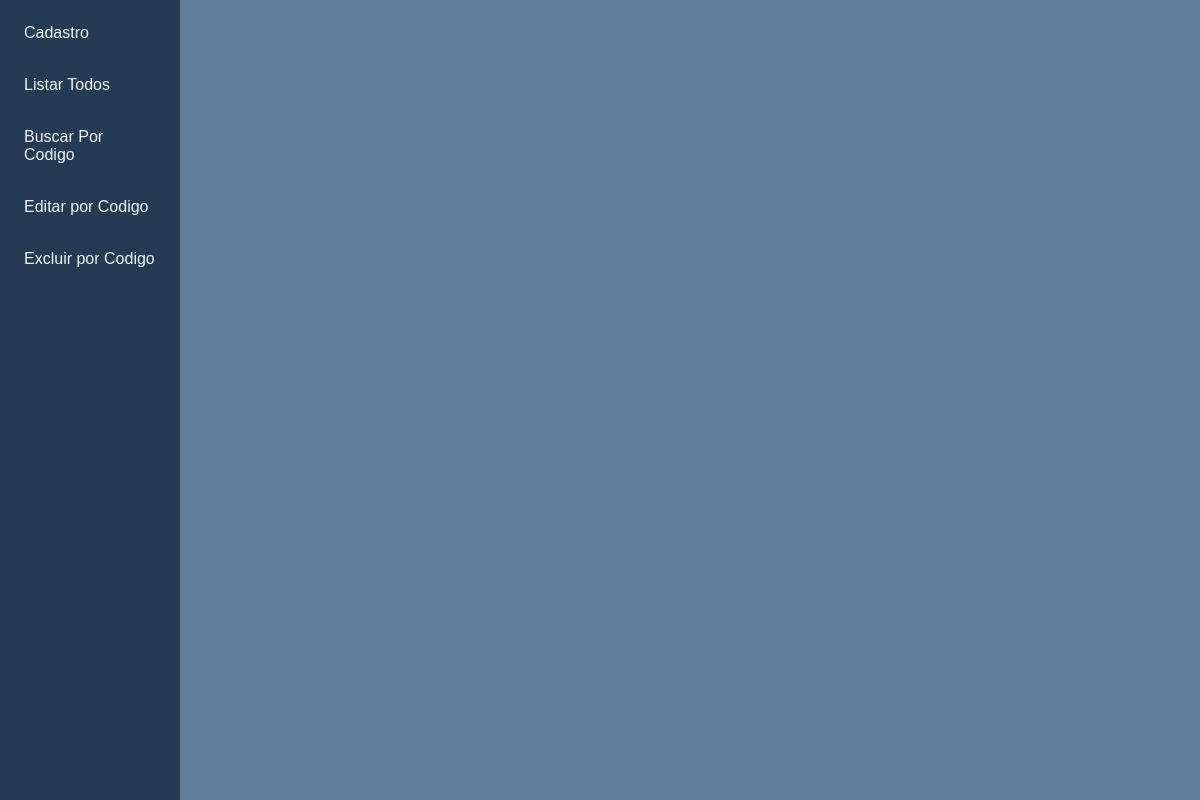
Page /Visao/Funcionario/consultar.php on the earlier database version.
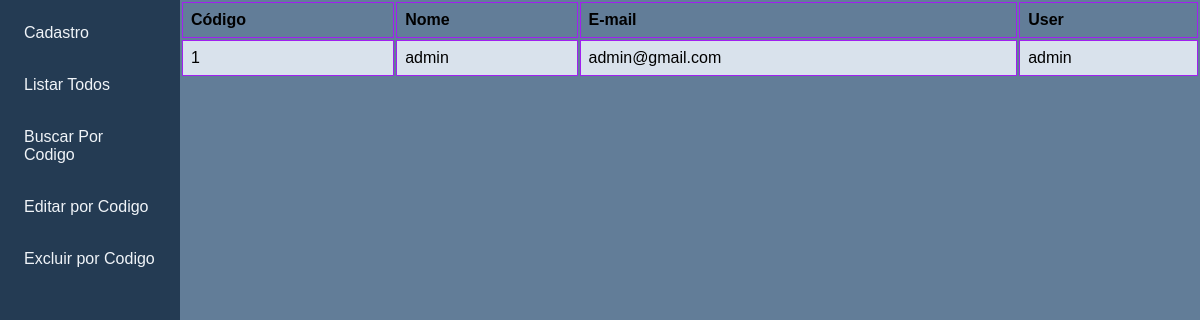
Same page on the later database version.
### tables this page shows
CREATE TABLE `Funcionario` (
  `funCodigo` int(11) NOT NULL,
  `funNome` varchar(50) NOT NULL,
  `funEmail` varchar(320) NOT NULL,
  `funUsername` varchar(25) NOT NULL,
  `funSenha` varchar(25) NOT NULL,
  `funIsGerente` tinyint(4) NOT NULL
);

### src/Percistencia/FuncionarioDAO.php (called while the page is built, shortened)
<?php
class FuncionarioDAO{
    function listarTodos($conn){
        $query = "SELECT * FROM Funcionario";
        $res = $conn->query($query);
        return $res;
    }
}
?>

### src/Controle/Funcionario/ListarTodos.php (the view)
<?php
include_once '../../Percistencia/Connection.php';
include_once '../../Percistencia/FuncionarioDAO.php';
class ListarTodos
{
    public function __construct()
    {
        $this->criarTabela();
    }
    private function criarTabela()
    {
        $conexao = new Connection();
        $conexao = $conexao->getConnection();
        $fundao = new FuncionarioDAO();
        $res = $fundao->listarTodos($conexao);
        if ($res->num_rows > 0) {
            echo "
                    <table>
                            <tr>
                                <th>Código</th>
                                <th>Nome</th>
                                <th>E-mail</th>
                                <th>User</th>
                            </tr>
                ";
            while ($linha = $res->fetch_assoc()) {
                echo '
                    <tr>
                        <td>' . $linha['funCodigo'] . '</td>
                        <td>' . $linha['funNome'] . '</td>
                        <td>' . $linha['funEmail'] . '</td>
                        <td>' . $linha['funUsername'] . '</td>
                    </tr>';
            }
            echo "
                        </table>";
        }
    }
}

### src/Visao/Funcionario/consultar.php (shortened to what this page needs)
<?php
include_once '../../Controle/Funcionario/ListarTodos.php';
?>
<!DOCTYPE html>
<html lang="en">
<head>
  <link rel="stylesheet" type="text/css" href="../assets/css/styles.css">
</head>
<body>
  <?php require('../menu.php') ?>
  <div class="container">
    <?php new ListarTodos() ?>
  </div>
</body>
</html>

### src/Visao/menu.php
<?php
$caminho = ($_SERVER['PHP_SELF']);
$quant = substr_count($caminho, '/');
$quant = $quant - 1;
for ($k = 0; $k < $quant; $k++) {
  $relativo .= "../";
}
?>
<aside class="menu">
  <li class="menu_list">
    <a class="menu_list-link" href="<?php echo $relativo ?>Visao/Funcionario/cadastro.php">Cadastro</a> <br>
    <a class="menu_list-link" href="<?php echo $relativo ?>Visao/Funcionario/consultar.php">Listar Todos</a><br>
    <a class="menu_list-link" href="<?php echo $relativo ?>Visao/Funcionario/buscar.php">Buscar Por Codigo</a><br>
    <a class="menu_list-link" href="<?php echo $relativo ?>Visao/Funcionario/editar.php">Editar por Codigo</a><br>
    <a class="menu_list-link" href="<?php echo $relativo ?>Visao/Funcionario/excluir.php">Excluir por Codigo</a><br>
  </li>
</aside>

### src/Visao/assets/css/styles.css (style rules this page uses)
:root { --color-title: #f0f4f8; --color-text: #f0f4f8; --color-background: #243b53; --color-background-container: #627d98; --body-font: "Alegreya Sans", sans-serif; }
* { box-sizing: border-box; padding: 0; margin: 0; }
html { scroll-behavior: smooth; }
body { width: 100%; display: flex; font-family: var(--body-font); color: var(--text-text); }
ul, li { list-style: none; }
a { text-decoration: none; }
.menu { width: 180px; min-width: 180px; max-width: 180px; height: 100vh; background-color: var(--color-background); padding: 1rem; }
.menu_list { display: flex; flex-direction: column; }
.menu_list-link { padding: 0.5rem; color: var(--color-text); }
.container { display: flex; flex-direction: column; width: 100%; min-height: 100vh; background-color: var(--color-background-container); }
table { width: 100%; }
td, th { border: 1px solid #a020f0; text-align: left; padding: 8px; }
tr:nth-child(even) { background-color: #d9e2ec; }

Differences in the rows shown:
added funcionario: funCodigo "1", funNome "admin", funEmail "admin@gmail.com", funUsername "admin"
Other differences:
text now shown: "Código Nome E-mail User"
